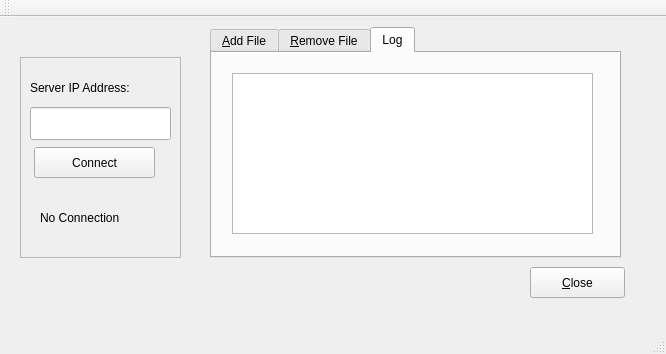
<?xml version="1.0" encoding="UTF-8"?>
<ui version="4.0">
 <class>MainWindow</class>
 <widget class="QMainWindow" name="MainWindow">
  <property name="geometry">
   <rect>
    <x>0</x>
    <y>0</y>
    <width>666</width>
    <height>354</height>
   </rect>
  </property>
  <property name="windowTitle">
   <string>MainWindow</string>
  </property>
  <widget class="QWidget" name="centralWidget">
   <widget class="QTabWidget" name="tabWidget">
    <property name="geometry">
     <rect>
      <x>210</x>
      <y>10</y>
      <width>411</width>
      <height>231</height>
     </rect>
    </property>
    <property name="whatsThis">
     <string/>
    </property>
    <property name="currentIndex">
     <number>2</number>
    </property>
    <widget class="QWidget" name="tabAdd">
     <attribute name="title">
      <string>&amp;Add File</string>
     </attribute>
     <widget class="QPushButton" name="btnFind">
      <property name="geometry">
       <rect>
        <x>300</x>
        <y>10</y>
        <width>95</width>
        <height>31</height>
       </rect>
      </property>
      <property name="text">
       <string>&amp;Select File</string>
      </property>
     </widget>
     <widget class="QLineEdit" name="txtfilepath">
      <property name="geometry">
       <rect>
        <x>80</x>
        <y>10</y>
        <width>211</width>
        <height>33</height>
       </rect>
      </property>
      <property name="text">
       <string/>
      </property>
     </widget>
     <widget class="QLabel" name="label">
      <property name="geometry">
       <rect>
        <x>30</x>
        <y>20</y>
        <width>41</width>
        <height>31</height>
       </rect>
      </property>
      <property name="font">
       <font>
        <pointsize>13</pointsize>
       </font>
      </property>
      <property name="text">
       <string>File:</string>
      </property>
     </widget>
     <widget class="QPushButton" name="btnAdd">
      <property name="enabled">
       <bool>false</bool>
      </property>
      <property name="geometry">
       <rect>
        <x>300</x>
        <y>150</y>
        <width>95</width>
        <height>31</height>
       </rect>
      </property>
      <property name="text">
       <string>&amp;Add File</string>
      </property>
     </widget>
     <widget class="QLabel" name="label_3">
      <property name="geometry">
       <rect>
        <x>30</x>
        <y>70</y>
        <width>41</width>
        <height>21</height>
       </rect>
      </property>
      <property name="font">
       <font>
        <pointsize>13</pointsize>
       </font>
      </property>
      <property name="text">
       <string>Link:</string>
      </property>
     </widget>
     <widget class="QLineEdit" name="txtLink">
      <property name="geometry">
       <rect>
        <x>80</x>
        <y>60</y>
        <width>211</width>
        <height>33</height>
       </rect>
      </property>
      <property name="text">
       <string/>
      </property>
     </widget>
     <zorder>btnFind</zorder>
     <zorder>txtfilepath</zorder>
     <zorder>label</zorder>
     <zorder>label_3</zorder>
     <zorder>txtLink</zorder>
     <zorder>btnAdd</zorder>
    </widget>
    <widget class="QWidget" name="tabRem">
     <attribute name="title">
      <string>&amp;Remove File</string>
     </attribute>
     <widget class="QPushButton" name="btnRem">
      <property name="geometry">
       <rect>
        <x>330</x>
        <y>19</y>
        <width>61</width>
        <height>31</height>
       </rect>
      </property>
      <property name="text">
       <string>Re&amp;move</string>
      </property>
     </widget>
     <widget class="QListWidget" name="listWidget">
      <property name="geometry">
       <rect>
        <x>10</x>
        <y>10</y>
        <width>311</width>
        <height>171</height>
       </rect>
      </property>
     </widget>
    </widget>
    <widget class="QWidget" name="tab">
     <attribute name="title">
      <string>Log</string>
     </attribute>
     <widget class="QTextBrowser" name="txtLog">
      <property name="geometry">
       <rect>
        <x>20</x>
        <y>20</y>
        <width>361</width>
        <height>161</height>
       </rect>
      </property>
     </widget>
    </widget>
   </widget>
   <widget class="QPushButton" name="btnClose">
    <property name="geometry">
     <rect>
      <x>530</x>
      <y>250</y>
      <width>95</width>
      <height>31</height>
     </rect>
    </property>
    <property name="text">
     <string>&amp;Close</string>
    </property>
   </widget>
   <widget class="QFrame" name="frame">
    <property name="geometry">
     <rect>
      <x>20</x>
      <y>40</y>
      <width>161</width>
      <height>201</height>
     </rect>
    </property>
    <property name="frameShape">
     <enum>QFrame::StyledPanel</enum>
    </property>
    <property name="frameShadow">
     <enum>QFrame::Raised</enum>
    </property>
    <widget class="QLineEdit" name="txtIP">
     <property name="geometry">
      <rect>
       <x>10</x>
       <y>50</y>
       <width>141</width>
       <height>33</height>
      </rect>
     </property>
     <property name="text">
      <string/>
     </property>
     <property name="clearButtonEnabled">
      <bool>true</bool>
     </property>
    </widget>
    <widget class="QPushButton" name="btnConnect">
     <property name="geometry">
      <rect>
       <x>14</x>
       <y>90</y>
       <width>121</width>
       <height>31</height>
      </rect>
     </property>
     <property name="text">
      <string>Connect</string>
     </property>
    </widget>
    <widget class="QLabel" name="label_2">
     <property name="geometry">
      <rect>
       <x>10</x>
       <y>20</y>
       <width>141</width>
       <height>21</height>
      </rect>
     </property>
     <property name="text">
      <string>Server IP Address:</string>
     </property>
    </widget>
    <widget class="QLabel" name="lblConnected">
     <property name="geometry">
      <rect>
       <x>20</x>
       <y>150</y>
       <width>101</width>
       <height>21</height>
      </rect>
     </property>
     <property name="text">
      <string>No Connection</string>
     </property>
    </widget>
   </widget>
  </widget>
  <widget class="QMenuBar" name="menuBar">
   <property name="geometry">
    <rect>
     <x>0</x>
     <y>0</y>
     <width>666</width>
     <height>27</height>
    </rect>
   </property>
  </widget>
  <widget class="QToolBar" name="mainToolBar">
   <attribute name="toolBarArea">
    <enum>TopToolBarArea</enum>
   </attribute>
   <attribute name="toolBarBreak">
    <bool>false</bool>
   </attribute>
  </widget>
  <widget class="QStatusBar" name="statusBar"/>
 </widget>
 <layoutdefault spacing="6" margin="11"/>
 <resources/>
 <connections/>
</ui>
